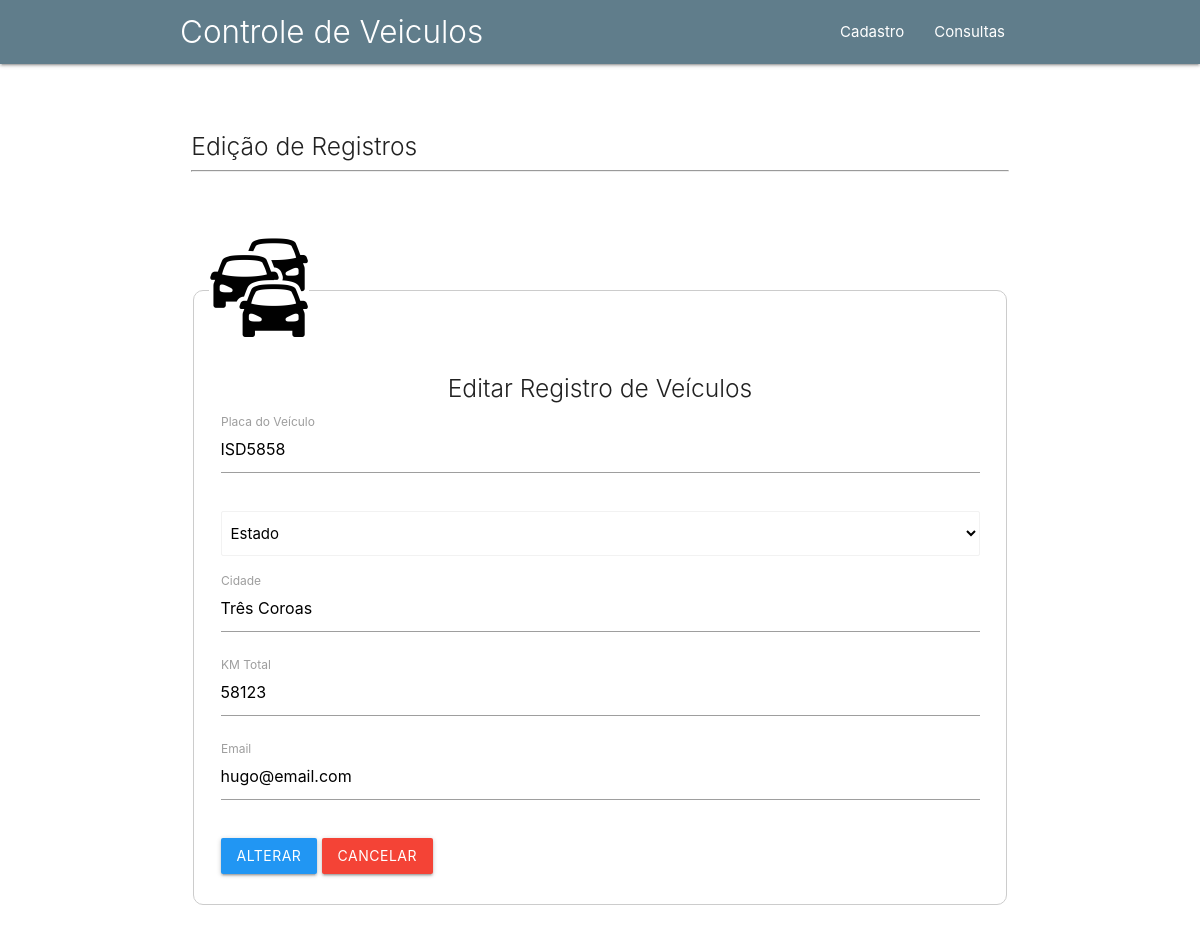
The app's page /editar.php?id=6 with its own data.
### tables this page shows
CREATE TABLE `tb_veiculos` (
  `id` int(11) NOT NULL,
  `placa` varchar(40) NOT NULL,
  `estado` varchar(40) NOT NULL,
  `cidade` varchar(40) NOT NULL,
  `km` varchar(40) NOT NULL,
  `email` varchar(50) NOT NULL
);

### editar.php (the view, shortened to what this page needs)
<?php
include_once 'includes/header.inc.php';
include_once 'includes/menu.inc.php';
?>
<div class="row container">
	<p>&nbsp;</p>
	<div class="col s12">
		<h5 class="light">Edição de Registros</h5><hr>
	</div>
</div>
<?php
	include_once 'banco_de_dados/conexao.php';
	$id = filter_input(INPUT_GET, 'id', FILTER_SANITIZE_NUMBER_INT);
	$querySelect = $link-> query("select * from tb_veiculos where id='$id'");
	while ($registros = $querySelect->fetch_assoc()):
		$placa  = $registros['placa'];
		$cidade = $registros['cidade'];
		$km     = $registros['km'];
		$email  = $registros['email'];
	endwhile;
?>
		<div class="row container">
            <p>&nbsp;</p>
            <form action="banco_de_dados/update.php" method="post" class="col s12">
                <fieldset class="formulario" style="padding: 15px">
                    <legend><img src="imagens/cadastro_carro.png" width="100"></legend>
                    <h5 class="light center">Editar Registro de Veículos</h5>
                    <div class="input-field col s12">
                        <input type="text" name="placa" id="placa" value="<?php echo $placa ?>" maxlength="40" required autofocus>
                        <label for="placa">Placa do Veículo</label>
                    </div>
                    <div class="input-field col s12">
                         <select class="browser-default" name="estado" id="estado" required>
                            <option value="" disabled selected>Estado</option>
                        </select>
                    </div>
                    <div class="input-field col s12">
                        <input type="text" name="cidade" id="cidade" value="<?php echo $cidade ?>" maxlength="40" required>
                        <label for="cidade">Cidade</label>
                    </div>
                    <div class="input-field col s12">
                        <input type="text" name="km" id="km" value="<?php echo $km ?>" maxlength="40" required>
                        <label for="km">KM Total</label>
                    </div>
                    <div class="input-field col s12">
                        <input type="email" name="email" id="email" value="<?php echo $email ?>" maxlength="40" required>
                        <label for="email">Email</label>
                    </div>
                    <div class="input-field col s12">
                        <input type="submit" value="Alterar" class="btn blue">
                        <a href="consultas.php" class="btn red">Cancelar</a>
                    </div>
                </fieldset>
            </form>
        </div>
<?php include_once 'includes/footer.inc.php'; ?>

### records on screen
tb_veiculos: placa "ISD5858", cidade "Três Coroas", km "58123", email "hugo@email.com"
